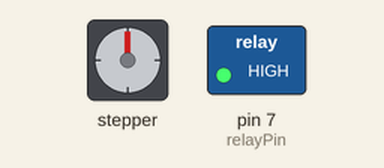
Recording of a sketch running on a simulated Arduino Uno, built with avr-gcc and run on an emulated ATmega328P. On the bench: stepper motor, switched loads named in the sketch (green lamp = pin HIGH). Stepper angles assume 2048 steps per turn.

Above: at 0.05 s.
At 1.2 s:
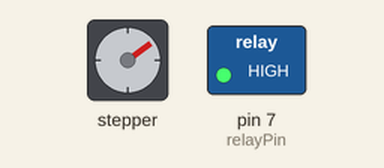
At 2.35 s:
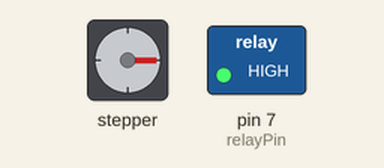
At 4.7 s:
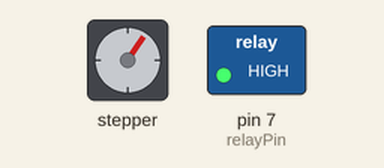
Timing chart, 0 to 9.1 s (numbered marks = the images above):
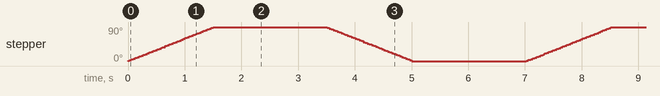

The sketch:

stepper_uln2003_relay.ino
```cpp
#include <Stepper.h>

#define STEPS 2048

Stepper stepperMotor(STEPS, 8, 10, 9, 11);
int relayPin = 7;

void setup() {
  pinMode(relayPin, OUTPUT);
  digitalWrite(relayPin, HIGH);   // Turn relay ON
  stepperMotor.setSpeed(10);      // RPM
}

void loop() {
  stepperMotor.step(512);   // Rotate 90°
  delay(2000);

  stepperMotor.step(-512);  // Reverse
  delay(2000);
}
```

Measured:
- by itself, stepper: turns 90° clockwise in 1.5 s, then 90° counter-clockwise in 1.5 s, repeating every 7.0 s
